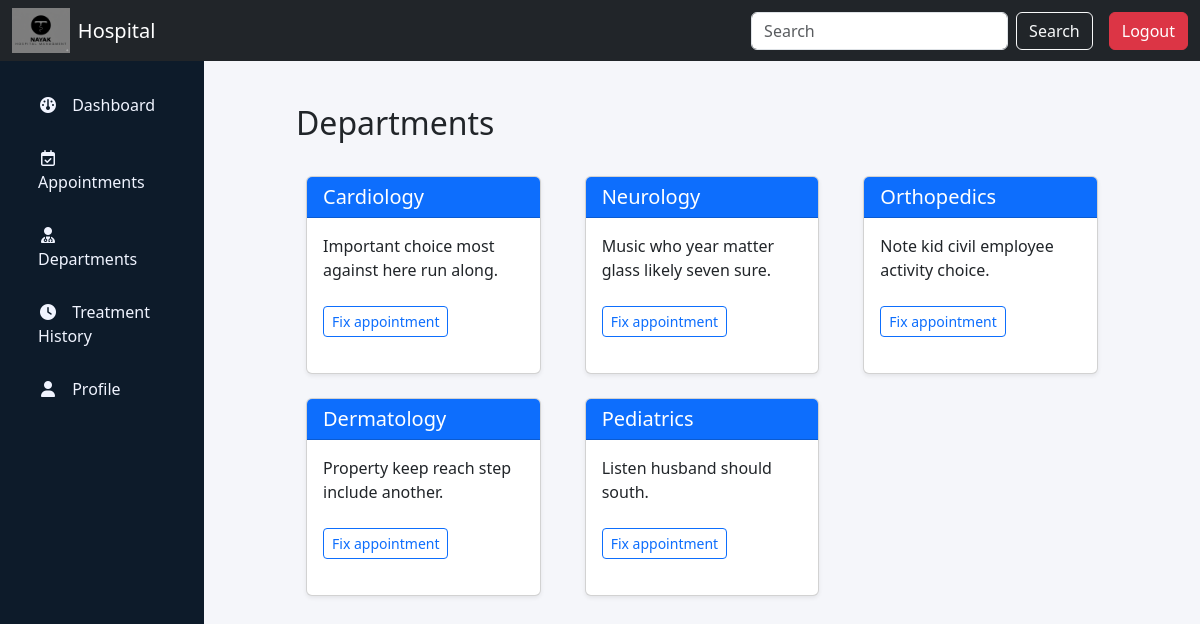
/patient/department, run on the app's committed database.
### app.py (models this page shows)
class Departments(db.Model):
    department_id = db.Column(db.Integer, primary_key=True)
    department_name = db.Column(db.String(100), nullable=False, unique=True)
    description = db.Column(db.String(300))
    doctors = db.relationship('Doctors', backref='department', lazy=True)

### app.py (the view)
@app.route("/patient/department")
def patient_department():
    departments = Departments.query.all()
    return render_template("patient_department.html", departments=departments)

### templates/patient_department.html (shortened to what this page needs)
{% extends "base_patient.html" %}
{% block content %}
<div class="container mt-4">
    <h2 class="mb-4">Departments</h2>
    <div class="row">
        {% for department in departments %}
        <div class="col-md-4 mb-4">
            <div class="card shadow-sm h-100">
                <div class="card-header bg-primary text-white">
                    <h5 class="mb-0">{{ department.department_name }}</h5>
                </div>
                <div class="card-body">
                    <p class="card-text">
                        {{ department.description }}
                    </p>
                    <a href="{{ url_for('patient_appointment')}}" class="btn btn-outline-primary btn-sm mt-2">
                        Fix appointment
                    </a>
                </div>
            </div>
        </div>
        {% endfor %}
    </div>
</div>
{% endblock %}

### static/css/style.css (style rules this page uses)
html, body { overflow-x: hidden; width: 100%; }
body { margin: 0; padding: 0; }
body { margin-top: 70px; }
.card { margin: 10px; }

### data on the page
Departments: department_name "Cardiology", description "Important choice most against here run along."
Departments: department_name "Neurology", description "Music who year matter glass likely seven sure."
Departments: department_name "Orthopedics", description "Note kid civil employee activity choice."
Departments: department_name "Dermatology", description "Property keep reach step include another."
Departments: department_name "Pediatrics", description "Listen husband should south."
